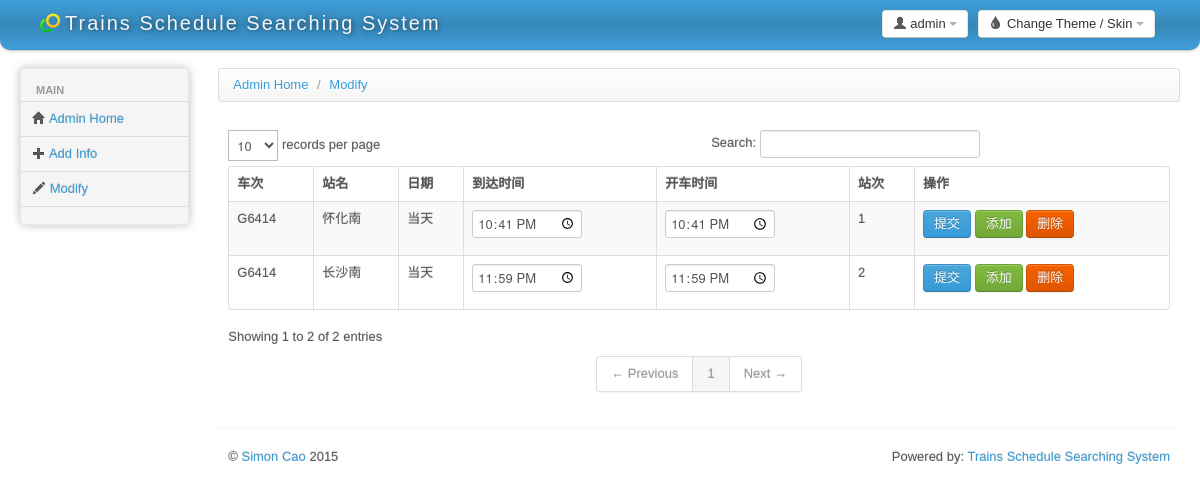
The page /web/admin_editatrain.php?trainid=11 on the database its author committed.
### tables this page shows
CREATE TABLE IF NOT EXISTS `trains` (
`no` int(11) NOT NULL,
  `train_name` varchar(10) NOT NULL,
  `depart_time` time NOT NULL,
  `arrival_time` time NOT NULL,
  `count_day` tinyint(4) NOT NULL,
  `departation` varchar(50) NOT NULL,
  `destination` varchar(50) NOT NULL
);

CREATE TABLE IF NOT EXISTS `timetable` (
`no` int(11) NOT NULL,
  `site_id` int(11) NOT NULL,
  `train_no` int(11) NOT NULL,
  `in_time` time NOT NULL,
  `out_time` time NOT NULL,
  `next_day` tinyint(4) NOT NULL,
  `zhanci` tinyint(4) NOT NULL
);

CREATE TABLE IF NOT EXISTS `sites` (
`site_id` int(11) NOT NULL,
  `site_name` varchar(50) NOT NULL
);

### web/admin_editatrain.php (the view, shortened to what this page needs)
<!DOCTYPE html>
<html>
<head>
	<link id="bs-css" href="css/bootstrap-cerulean.css" rel="stylesheet">
	<link href="css/bootstrap-responsive.css" rel="stylesheet">
	<link href="css/charisma-app.css" rel="stylesheet">
	<link href="css/jquery-ui-1.8.21.custom.css" rel="stylesheet">
	<link href='css/fullcalendar.css' rel='stylesheet'>
	<link href='css/fullcalendar.print.css' rel='stylesheet'  media='print'>
	<link href='css/chosen.css' rel='stylesheet'>
	<link href='css/uniform.default.css' rel='stylesheet'>
	<link href='css/colorbox.css' rel='stylesheet'>
	<link href='css/jquery.cleditor.css' rel='stylesheet'>
	<link href='css/jquery.noty.css' rel='stylesheet'>
	<link href='css/noty_theme_default.css' rel='stylesheet'>
	<link href='css/elfinder.min.css' rel='stylesheet'>
	<link href='css/elfinder.theme.css' rel='stylesheet'>
	<link href='css/jquery.iphone.toggle.css' rel='stylesheet'>
	<link href='css/opa-icons.css' rel='stylesheet'>
	<link href='css/uploadify.css' rel='stylesheet'>
	<link href='css/mymymy.css' rel='stylesheet'>
	<link rel="stylesheet" type="text/css" href="css/mymymy.css">
</head>
<body>
	<div class="navbar">
		<div class="navbar-inner">
			<div class="container-fluid">
				<a class="brand" href="index.html"><img alt="Charisma Logo" src="img/logo20.png" /><span>Trains Schedule Searching System</span></a>
				<div class="btn-group pull-right theme-container" >
					<a class="btn dropdown-toggle" data-toggle="dropdown" href="#">
						<i class="icon-tint"></i><span class="hidden-phone"> Change Theme / Skin</span>
						<span class="caret"></span>
					</a>
				</div>
				<div class="btn-group pull-right" >
					<a class="btn dropdown-toggle" data-toggle="dropdown" href="#">
						<i class="icon-user"></i><span class="hidden-phone"> admin</span>
						<span class="caret"></span>
					</a>
				</div>
			</div>
		</div>
	</div>
		<div class="container-fluid">
		<div class="row-fluid">
			<div class="span2 main-menu-span">
				<div class="well nav-collapse sidebar-nav">
					<ul class="nav nav-tabs nav-stacked main-menu">
						<li class="nav-header hidden-tablet">Main</li>
						<li><a class="ajax-link" href="administration_home.php"><i class="icon-home"></i><span class="hidden-tablet"> Admin Home</span></a></li>
						<li><a class="ajax-link" href="administration_add.php"><i class="icon-plus"></i><span class="hidden-tablet"> Add Info</span></a></li>
						<li><a class="ajax-link" href="administration_modify.php"><i class="icon-pencil"></i><span class="hidden-tablet"> Modify</span></a></li>
					</ul>
				</div>
			</div>
			<div id="content" class="span10">
			<div>
				<ul class="breadcrumb">
					<li>
						<a href="administration_home.php">Admin Home</a> <span class="divider">/</span>
					</li>
					<li>
						<a href="administration_modify.php">Modify</a>
					</li>
				</ul>
			</div>
<?php
$con = mysql_connect("localhost","trainsAdmin","nwGXxXjTJzVJLuS4");
if ($_SERVER["REQUEST_METHOD"] == "GET") {
	$trainid=$_GET['trainid'];
	$sql = "SELECT train_name FROM trains WHERE no = ".$trainid.";";
	$train_number_result = mysql_query($sql, $con);
	$trainname_row = mysql_fetch_array($train_number_result);
	$get_train_name = $trainname_row['train_name'];
	$sql = "SELECT timetable.no ttNo, site_name, next_day, in_time, out_time, zhanci FROM timetable, sites
	WHERE timetable.site_id = sites.site_id
	AND timetable.train_no = ".$trainid." ORDER BY zhanci;";
	$result = mysql_query($sql,$con);
	$table_header = "<th>车次</th><th>站名</th><th>日期</th><th>到达时间</th><th>开车时间</th><th>站次</th><th>操作</th>";
echo '
					<div class="box-content">
						<table class="table table-striped table-bordered bootstrap-datatable datatable">
						  <thead>
							  <tr>';
							  echo $table_header;
						echo '</tr>
						  </thead>
						  <tbody>';
						  $rowcount=1;
						  $numrows = mysql_num_rows($result);
						  while($row = mysql_fetch_array($result))
  							{
  							echo "<tr>";
  							echo "<td>" . $get_train_name . "</td>";
  							echo "<td>" . $row['site_name'] . "</td>";
  							if ($row['next_day'] == 0) {
  								echo "<td>当天</td>";
  							}else {
  								echo "<td>第" . ($row['next_day']+1) . "天</td>";
  							}
  							echo '<td><input id="input1'.$row['ttNo'].'" class="my-time-input" type="time" value="' . $row['in_time'] . '"></td>';
  							echo '<td><input id="input2'.$row['ttNo'].'" class="my-time-input" type="time" value="' . $row['out_time'] . '"></td>';
  							echo "<td>" . $row['zhanci'] . "</td>";
  							echo '<td>';
  							echo '<a onclick="ajaxsubmit('.$row['ttNo'].');" href="#" title="点击此处提交更改." data-rel="tooltip" class="btn btn-primary">提交</a>&nbsp;';
  							if ($rowcount== $numrows) {
  								echo '<a  href="#" title="终点站后不可添加车站." data-rel="tooltip" class="btn btn-success">添加</a>&nbsp;';
  							} else {
  								echo '<a onclick="setid('.$trainid.','.$row['zhanci'].');" href="#" title="在此站后添加车站." data-rel="tooltip" class="btn btn-success btn-setting">添加</a>&nbsp;';
  							}
  							if ($rowcount==1 || $rowcount== $numrows) {
  								echo '<a onclick="" href="#" title="起始站和终点站不可删除" class="btn btn-warning" data-rel="tooltip">删除</a>';
  							}else {
  								echo '<a onclick="ajaxdelete('.$row['ttNo'].', '.$trainid.', '.$row['zhanci'].');" href="#" title="在此线路中删除该车站" class="btn btn-warning" data-rel="tooltip">删除</a>';
  							}
  							echo '</td>';
  							echo "</tr>";
  							$rowcount++;
  							}
  						echo '</tbody>
					  </table>
					</div>';
}
?>
		<hr>
		<footer>
			<p class="pull-left">&copy; <a href="http://ctimeprints.github.io" target="_blank">Simon Cao</a> 2015</p>
			<p class="pull-right">Powered by: <a href="index.html">Trains Schedule Searching System</a></p>
		</footer>
	</div>
</body>
</html>

### web/css/charisma-app.css (style rules this page uses)
.box-content { padding:10px; }
footer { clear:both; }
footer .pull-right { float:right; margin-right:10px; }
footer .pull-left { float:left; margin-left:10px; }
.sidebar-nav { min-height:0; box-shadow: 0 0 10px #BDBDBD; -webkit-box-shadow: 0 0 10px #BDBDBD; -moz-box-shadow: 0 0 10px #BDBDBD; border-radius: 5px; -webkit-border-radius: 5px; -moz-border-radius: 5px; margin-bottom: 0; padding-bottom:0; }
.sidebar-nav > ul > li:not(.nav-header) { margin-right:-2px; margin-left:-2px; }
.brand { font-family: 'Shojumaru', cursive, Arial, serif; letter-spacing:2px; text-shadow:1px 1px 5px rgba(0, 0, 0, 0.5); width:500px; }
.brand img { float:left; height:20px; width:20px; margin-right:5px; }
.brand span { float:left; }
.navbar-inner { border-radius:0 0 10px 10px; -webkit-border-radius:0 0 10px 10px; -moz-border-radius:0 0 10px 10px; padding-top:5px; padding-bottom:5px; }
.pull-left { float:left !important; }
.pull-right { float:right !important; }

### web/css/mymymy.css (style rules this page uses)
.my-time-input { width: 100px; }

### web/admin_editatrain.php (style rules this page uses)
body { padding-bottom: 40px; }
.sidebar-nav { padding: 9px 0; }

### rows shown on the page
timetable: site.site_name "怀化南", next_day "当天", in_time "22:41:00", out_time "22:41:00", zhanci "1"
trains: train_name "G6414"
timetable: site.site_name "长沙南", next_day "当天", in_time "23:59:00", out_time "23:59:00", zhanci "2", shows "添加"
